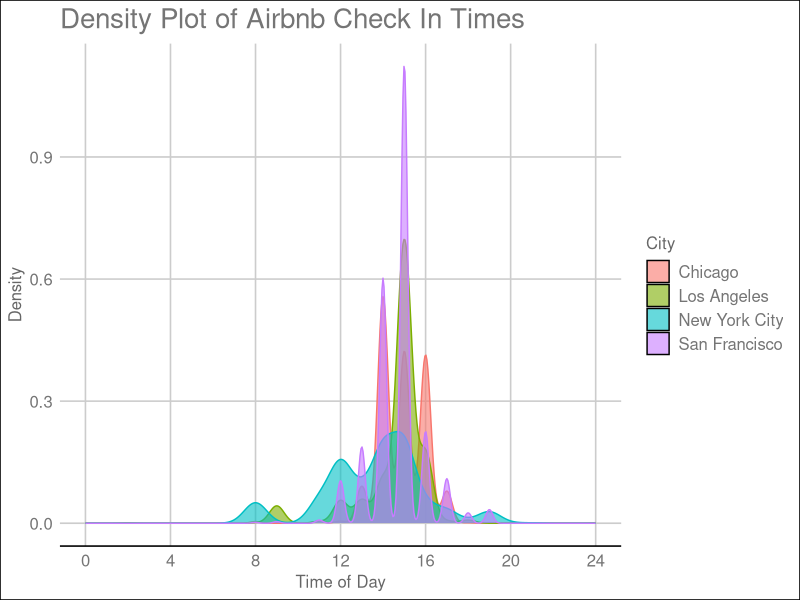
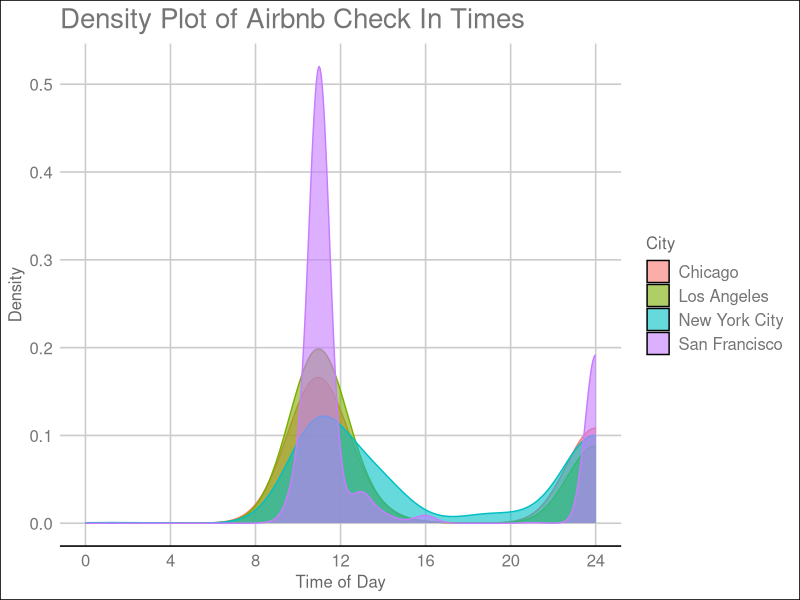

Here is the R script that generated these plots, in order:
library(readr)
library(plyr)
library(dplyr)
library(stringr)
library(ggplot2)
library(ggthemes)

four_cities <- read.csv("updated_cleaned_four_cities.csv")


##CLEANING CHECKED IN

View(unique(four_cities$Check.In))

#disregarding those observations with an unspecified/flexible check in or check out time
four_cities <- four_cities %>% 
  filter(!Check.In == "Unspecified") %>% 
  filter(!Check.In == "Flexible") %>% 
  filter(!is.na(Check.In)) %>% 
  filter(!Check.Out == "unspecified")

#only concerned with earliest check in times; removing ranges
four_cities$Check.In <- str_replace_all(four_cities$Check.In, "[ ]-.*", "")


#filters only pm check in values, removes pm, converts into numeric value and adds 12
#to put time into a 0-24hr interval for graphing
PM_only <- four_cities %>% 
  filter(str_detect(Check.In, "PM")) %>% 
  filter(!str_detect(Check.In, "12")) %>% 
  mutate(Check.In = as.numeric(str_replace_all(Check.In, "PM", ""))) %>% 
  mutate(Check.In = Check.In + 12)

#filters only am check in values, remvoes am, converts into numeric value
AM_only <- four_cities %>% 
  filter(str_detect(Check.In, "AM")) %>% 
  filter(!str_detect(Check.In, "12")) %>% 
  mutate(Check.In = as.numeric(str_replace_all(Check.In, "AM", "")))

#for one case of midnight and noontimes
twelve_pm <- four_cities %>% 
  filter(str_detect(Check.In, "12PM")) %>% 
  mutate(Check.In = as.numeric(str_replace_all(Check.In, "PM", "")))

twelve_am <- four_cities %>% 
  filter(str_detect(Check.In, "12AM")) %>% 
  mutate(Check.In = as.numeric(str_replace_all(Check.In, "AM", ""))) %>% 
  mutate(Check.In = Check.In + 12)
  
dfs <- list(PM_only, AM_only, twelve_pm, twelve_am)

cleaned_time_df <- join_all(dfs, type = "full")


##CLEANING CHECKED OUT

no_twelves_out <- cleaned_time_df %>% 
  filter(!str_detect(Check.Out, "12")) %>% 
  mutate(Check.Out = ifelse(str_detect(Check.Out, "AM"),
                            as.numeric(str_replace_all(Check.Out, "AM", "")), #as.numeric coerces NAs
                            as.numeric(str_replace_all(Check.Out, "PM", ""))+12))

cleaned_time_df <- cleaned_time_df %>% 
  filter(str_detect(Check.Out, "12")) %>% 
  mutate(Check.Out = ifelse(str_detect(Check.Out, "AM"),
                            as.numeric(str_replace_all(Check.Out, "AM", "")),
                            as.numeric(str_replace_all(Check.Out, "PM", ""))+12))

cleaned_time_df <- full_join(no_twelves_out, cleaned_time_df)


#check in time density plot                            
ggplot(cleaned_time_df, aes(Check.In, fill = City, colour = City)) +
  geom_density(alpha = 0.6) +
  labs(x= "Time of Day",
       y = "Density",
       title = "Density Plot of Airbnb Check In Times") +
  scale_x_continuous(limits=c(0,24), 
                     breaks=seq(0,24,4)) +
  guides(color = "none") +
  scale_fill_discrete(labels = c("Chicago", "Los Angeles", "New York City", "San Francisco")) +
  theme_gdocs()

#check out time density plot
ggplot(cleaned_time_df, aes(Check.Out, fill = City, colour = City)) +
  geom_density(alpha = 0.6) +
  labs(x= "Time of Day",
       y = "Density",
       title = "Density Plot of Airbnb Check In Times") +
  scale_x_continuous(limits=c(0,24), 
                     breaks=seq(0,24,4)) +
  guides(color = "none") +
  scale_fill_discrete(labels = c("Chicago", "Los Angeles", "New York City", "San Francisco")) +
  theme_gdocs()

